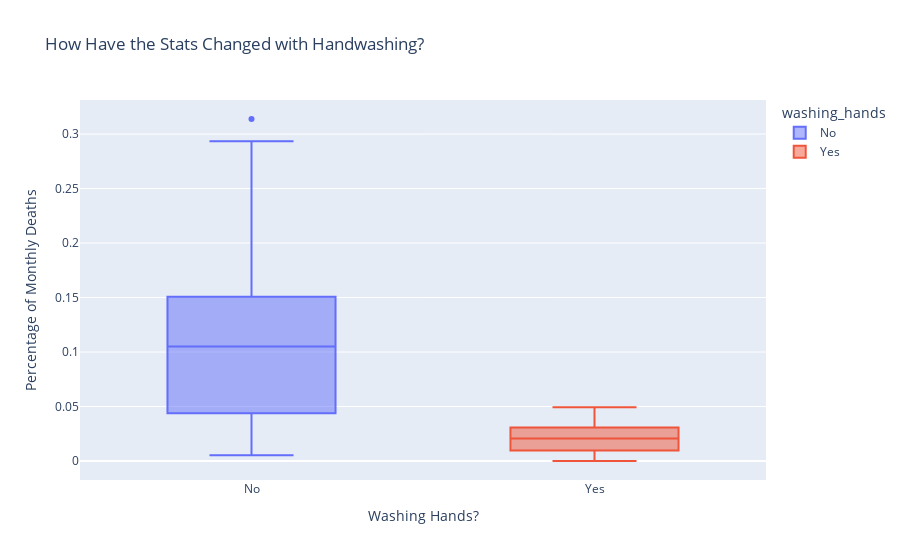

The notebook cell this image was saved under:
### Markdown cell above
### Use Histograms to Visualise the Monthly Distribution of Outcomes

**Challenge**: Create a [plotly histogram](https://plotly.com/python/histograms/) to show the monthly percentage of deaths. 

* Use docs to check out the available parameters. Use the [`color` parameter](https://plotly.github.io/plotly.py-docs/generated/plotly.express.histogram.html) to display two overlapping histograms.
* The time period of handwashing is shorter than not handwashing. Change `histnorm` to `percent` to make the time periods comparable. 
* Make the histograms slighlty transparent
* Experiment with the number of bins on the histogram. Which number work well in communicating the range of outcomes?
* Just for fun, display your box plot on the top of the histogram using the `marginal` parameter.

### Code cell
df_monthly['washing_hands'] = np.where(df_monthly.date < handwashing_start, 'No', 'Yes')

box = px.box(df_monthly, 
             x='washing_hands', 
             y='pct_deaths',
             color='washing_hands',
             title='How Have the Stats Changed with Handwashing?')
 
box.update_layout(xaxis_title='Washing Hands?',
                  yaxis_title='Percentage of Monthly Deaths',)
 
box.show()

### Figure 1 — Plotly figure (JSON) as saved in the notebook; plotly's stock layout.template omitted (floating-point values rounded to 4 significant figures)
{"data": [{"alignmentgroup": "True", "hovertemplate": "washing_hands=%{x}<br>pct_deaths=%{y}<extra></extra>", "legendgroup": "No", "marker": {"color": "#636efa"}, "name": "No", "notched": false, "offsetgroup": "No", "orientation": "v", "showlegend": true, "type": "box", "x": ["No", "No", "No", "No", "No", "No", "No", "No", "No", "No", "No", "No", "No", "No", "No", "No", "No", "No", "No", "No", "No", "No", "No", "No", "No", "No", "No", "No", "No", "No", "No", "No", "No", "No", "No", "No", "No", "No", "No", "No", "No", "No", "No", "No", "No", "No", "No", "No", "No", "No", "No", "No", "No", "No", "No", "No", "No", "No", "No", "No", "No", "No", "No", "No", "No", "No", "No", "No", "No", "No", "No", "No", "No", "No", "No", "No"], "x0": " ", "xaxis": "x", "y": [0.1457, 0.07531, 0.04332, 0.01569, 0.007843, 0.05, 0.08421, 0.01351, 0.01878, 0.1102, 0.2255, 0.2085, 0.1222, 0.1023, 0.1074, 0.03226, 0.06593, 0.2078, 0.2546, 0.1839, 0.2934, 0.2297, 0.3138, 0.1912, 0.1597, 0.1241, 0.1193, 0.06098, 0.04082, 0.005236, 0.01554, 0.02262, 0.176, 0.07143, 0.08051, 0.1516, 0.1128, 0.1703, 0.1731, 0.05833, 0.02679, 0.04369, 0.0632, 0.01224, 0.03226, 0.1102, 0.1055, 0.07591, 0.04745, 0.04452, 0.04231, 0.04392, 0.07143, 0.06122, 0.03586, 0.1055, 0.1484, 0.1094, 0.1049, 0.1339, 0.1809, 0.1543, 0.1897, 0.1344, 0.1015, 0.131, 0.1806, 0.1439, 0.1496, 0.1077, 0.05369, 0.03215, 0.01923, 0.03607, 0.1827, 0.1224], "y0": " ", "yaxis": "y"}, {"alignmentgroup": "True", "hovertemplate": "washing_hands=%{x}<br>pct_deaths=%{y}<extra></extra>", "legendgroup": "Yes", "marker": {"color": "#EF553B"}, "name": "Yes", "notched": false, "offsetgroup": "Yes", "orientation": "v", "showlegend": true, "type": "box", "x": ["Yes", "Yes", "Yes", "Yes", "Yes", "Yes", "Yes", "Yes", "Yes", "Yes", "Yes", "Yes", "Yes", "Yes", "Yes", "Yes", "Yes", "Yes", "Yes", "Yes", "Yes", "Yes"], "x0": " ", "xaxis": "x", "y": [0.02239, 0.012, 0.01894, 0.0458, 0.03957, 0.04472, 0.0293, 0.03534, 0.006873, 0, 0.006557, 0.009585, 0.01136, 0.003717, 0, 0.009615, 0.02341, 0.02903, 0.0134, 0.02233, 0.03085, 0.04926], "y0": " ", "yaxis": "y"}], "layout": {"boxmode": "overlay", "legend": {"title": {"text": "washing_hands"}, "tracegroupgap": 0}, "title": {"text": "How Have the Stats Changed with Handwashing?"}, "xaxis": {"anchor": "y", "categoryarray": ["No", "Yes"], "categoryorder": "array", "domain": [0, 1], "title": {"text": "Washing Hands?"}}, "yaxis": {"anchor": "x", "domain": [0, 1], "title": {"text": "Percentage of Monthly Deaths"}}}}
